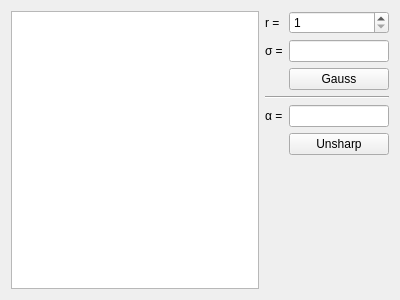
<?xml version="1.0" encoding="UTF-8"?>
<ui version="4.0">
 <class>GaussKernel</class>
 <widget class="QWidget" name="GaussKernel">
  <property name="geometry">
   <rect>
    <x>0</x>
    <y>0</y>
    <width>400</width>
    <height>300</height>
   </rect>
  </property>
  <property name="windowTitle">
   <string>Form</string>
  </property>
  <layout class="QGridLayout" name="gridLayout">
   <item row="0" column="2">
    <widget class="QSpinBox" name="sbRadius">
     <property name="minimum">
      <number>1</number>
     </property>
    </widget>
   </item>
   <item row="0" column="0" rowspan="7">
    <widget class="QTableWidget" name="tableGauss"/>
   </item>
   <item row="6" column="2">
    <spacer name="verticalSpacer">
     <property name="orientation">
      <enum>Qt::Vertical</enum>
     </property>
     <property name="sizeHint" stdset="0">
      <size>
       <width>20</width>
       <height>40</height>
      </size>
     </property>
    </spacer>
   </item>
   <item row="1" column="2">
    <widget class="QLineEdit" name="leSigma"/>
   </item>
   <item row="2" column="2">
    <widget class="QPushButton" name="pbCalculate">
     <property name="text">
      <string>Gauss</string>
     </property>
     <property name="checkable">
      <bool>false</bool>
     </property>
     <property name="flat">
      <bool>false</bool>
     </property>
    </widget>
   </item>
   <item row="0" column="1">
    <widget class="QLabel" name="label">
     <property name="text">
      <string>r =</string>
     </property>
    </widget>
   </item>
   <item row="1" column="1">
    <widget class="QLabel" name="label_2">
     <property name="text">
      <string>σ =</string>
     </property>
    </widget>
   </item>
   <item row="3" column="1" colspan="2">
    <widget class="Line" name="line">
     <property name="orientation">
      <enum>Qt::Horizontal</enum>
     </property>
    </widget>
   </item>
   <item row="4" column="2">
    <widget class="QLineEdit" name="leAlfa"/>
   </item>
   <item row="5" column="2">
    <widget class="QPushButton" name="pbUnsharp">
     <property name="text">
      <string>Unsharp</string>
     </property>
    </widget>
   </item>
   <item row="4" column="1">
    <widget class="QLabel" name="label_3">
     <property name="text">
      <string>α =</string>
     </property>
    </widget>
   </item>
  </layout>
  <zorder>sbRadius</zorder>
  <zorder>tableGauss</zorder>
  <zorder>pbCalculate</zorder>
  <zorder>label</zorder>
  <zorder>label_2</zorder>
  <zorder>line</zorder>
  <zorder>leAlfa</zorder>
  <zorder>pbUnsharp</zorder>
  <zorder>label_3</zorder>
  <zorder>leSigma</zorder>
 </widget>
 <resources/>
 <connections/>
</ui>
